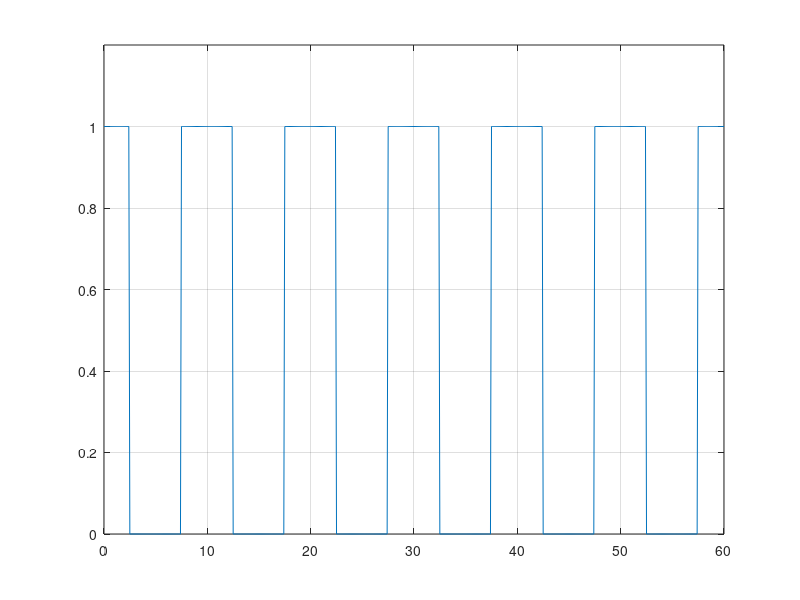

MATLAB code for this plot:
% Example 1.51

T0 = 10; D = 5;
t = 0 : 0.1 : 60;
d = 0 : T0 : 60;
y = pulstran(t, d, 'rectpuls', D); 
plot(t, y); grid on; ylim([0,1.2])

% Εναλλακτική επίλυση:
% [s, t] = gensig('square', 5, 60, 0.01); 
% plot(t, s); ylim([0, 1.2]);
